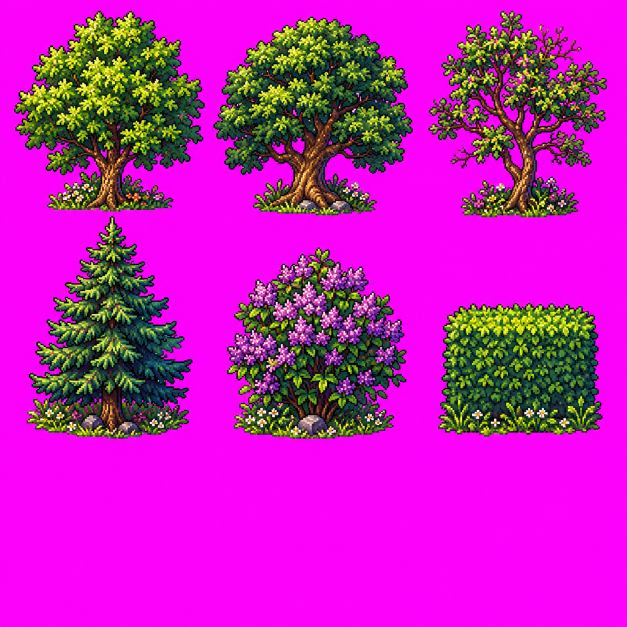
#> input picture grok_art/2026-11-08-chatgpt-test/r2_chatgpt.png, 1254 x 1254 px (shown at 1/2 size)
$ python import_chatgpt_trees.py
#> lines starting #> are read from the running program, lines starting #| are printed output that depends on the picture; after the words box and inside, x2 and y2 are one past the last pixel; in counts of white or black regions, pixels touching at a corner belong together
"""Swap the six street-dressing trees for ChatGPT's R2 sheet (rematch vs Grok, Nov 8).

    python3 tools/import_chatgpt_trees.py

Source: grok_art/2026-11-08-chatgpt-test/r2_chatgpt.png (3x3 grid, first 6 cells, magenta key).
Each tree is keyed, trimmed and scaled (nearest) to the HEIGHT of the Grok sprite it replaces
(hedge: to its WIDTH, it's a wall piece), so placements in data/town_dressing.json keep working.
Origin = bottom centre. Updates sd_* entries in assets/art/manifest.json + scripts/art_manifest.gd.
"""
import json
import re
from pathlib import Path

import numpy as np
from PIL import Image

ROOT = Path(__file__).resolve().parent.parent
SRC = ROOT / "grok_art" / "2026-11-08-chatgpt-test" / "r2_chatgpt.png"
OUT = ROOT / "assets" / "art"
NAMES = ["maple", "oak", "scraggly_ash", "pine", "lilac", "hedge"]
SKIP = {"hedge"}  # ChatGPT drew a boxy hedge (1.27:1); Grok's long 112x47 wall piece stays


def main():
    im = np.asarray(Image.open(SRC).convert("RGB")).astype(int)
    c = im.shape[1] / 3
#> c = 418
    r, g, b = im[..., 0], im[..., 1], im[..., 2]
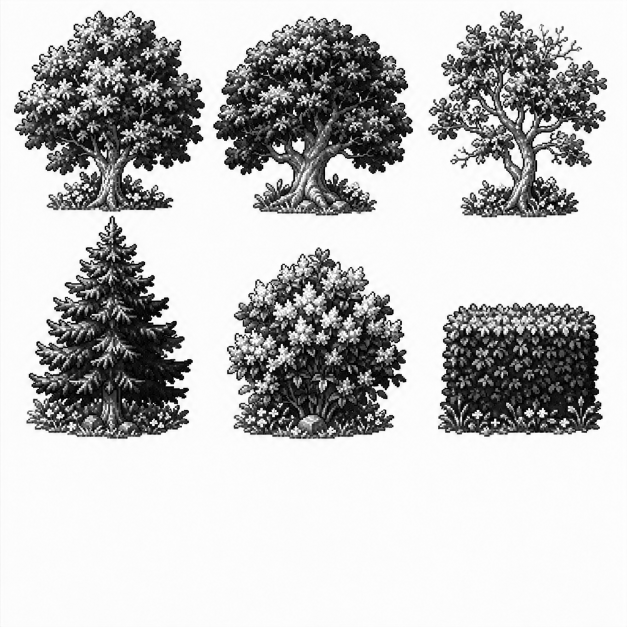
#> r: shape (1254, 1254) int64 (shown at 1/2 size); min 0, max 255, mean 192.1
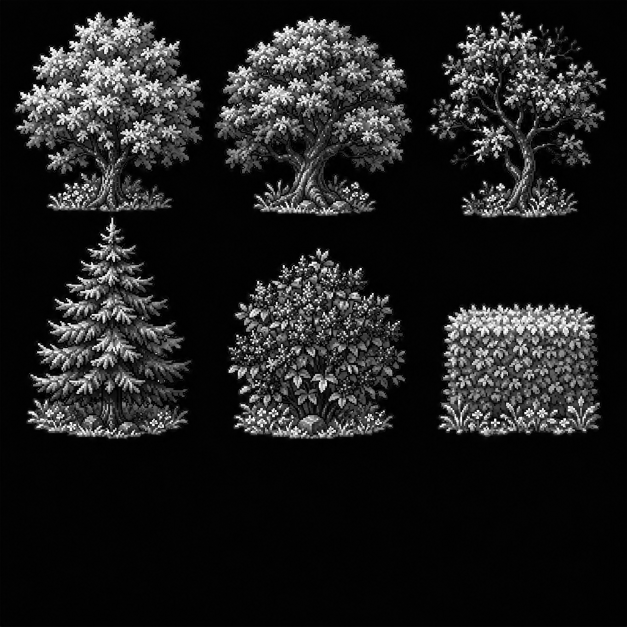
#> g: shape (1254, 1254) int64 (shown at 1/2 size); min 0, max 255, mean 31.1
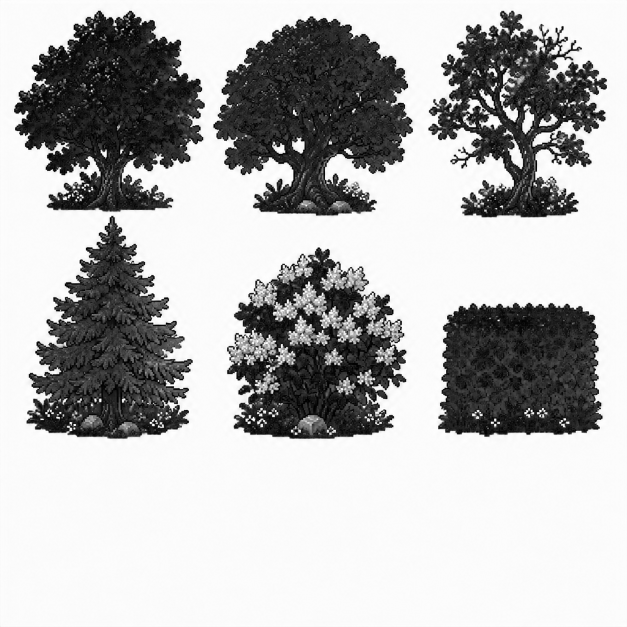
#> b: shape (1254, 1254) int64 (shown at 1/2 size); min 0, max 255, mean 181
    alpha = np.where((r - g > 90) & (b - g > 90), 0, 255).astype(np.uint8)
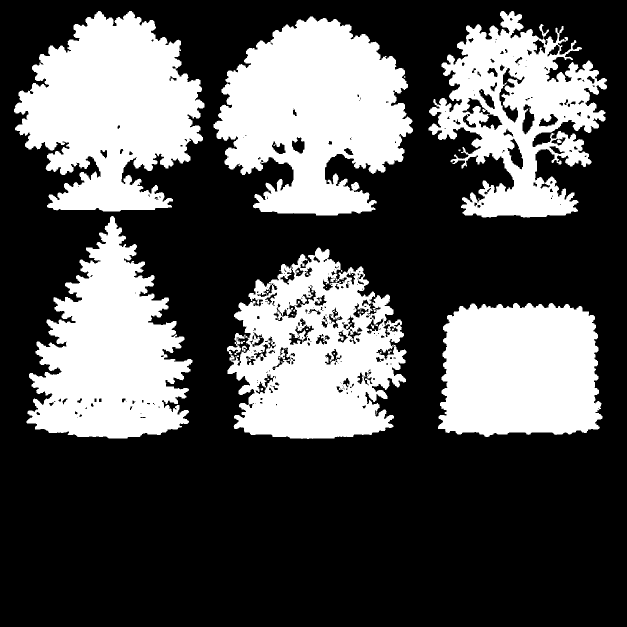
#> alpha: shape (1254, 1254) (shown at 1/2 size); 33.2% white; 65 white regions (55 under 20 px), largest, box (x1, y1, x2, y2) and area: (427, 33, 826, 431) 103842, (28, 22, 409, 423) 98098, (454, 495, 813, 878) 86273
    rgba = np.dstack([im.clip(0, 255).astype(np.uint8), alpha])
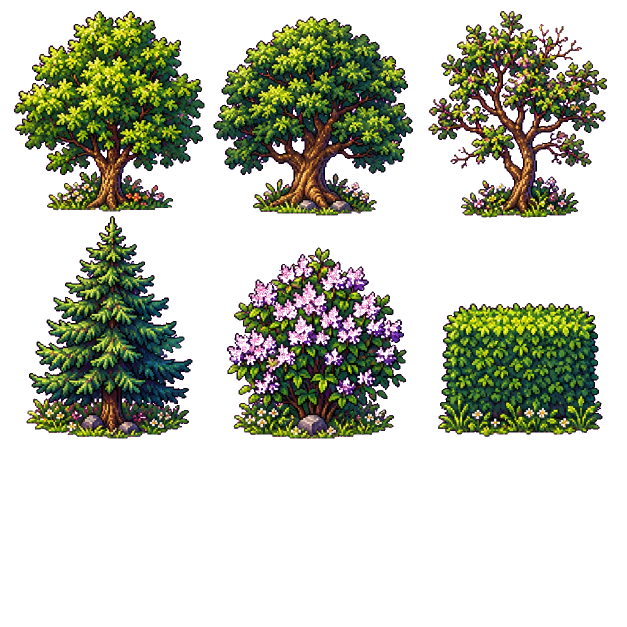
#> rgba: shape (1254, 1254, 4) (shown at 1/2 size); mean R, G, B, A 192.1, 31.1, 181, 84.7; transparent parts drawn white
    mj_path = OUT / "manifest.json"
#> (the run stopped early here; a loop or call above may not have finished)

$ run again, with grok_art/2026-11-08-chatgpt-test/r1_chatgpt.png copied over grok_art/2026-11-08-chatgpt-test/r2_chatgpt.png
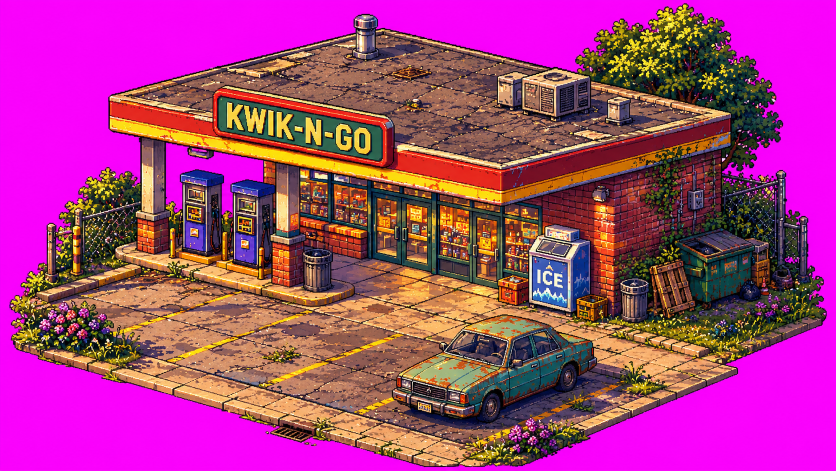
#> input picture grok_art/2026-11-08-chatgpt-test/r1_chatgpt.png, 1672 x 941 px (shown at 1/2 size)
#> in main, `alpha = np.where((r - g > 90) & (b - g > 90), 0, 255).astype(np.uint8)`:
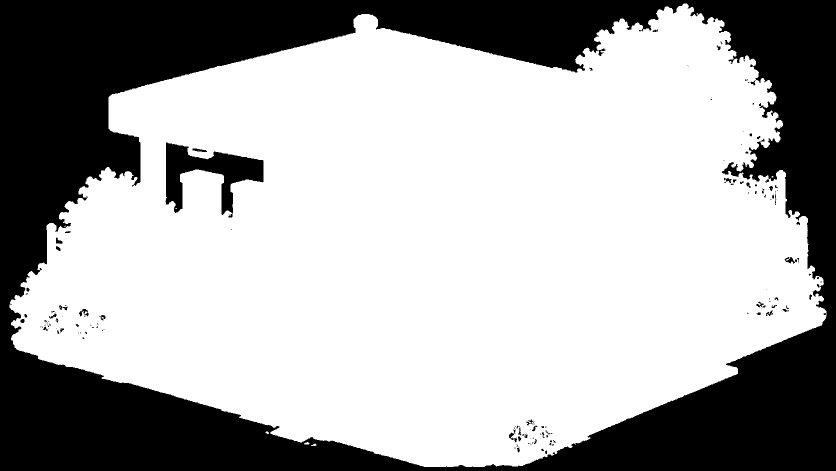
#> alpha: shape (941, 1672) (shown at 1/2 size); 66.7% white; 165 black regions (110 under 20 px), largest, box (x1, y1, x2, y2) and area: (0, 0, 1672, 941) 508418, (331, 285, 527, 435) 12070, (1569, 514, 1590, 527) 139
#> in main, `rgba = np.dstack([im.clip(0, 255).astype(np.uint8), alpha])`:
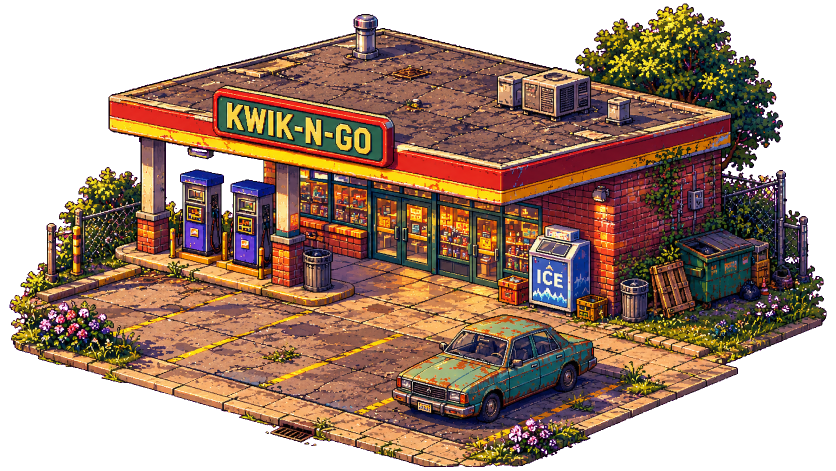
#> rgba: shape (941, 1672, 4) (shown at 1/2 size); mean R, G, B, A 167.6, 60.3, 127.3, 170.1; transparent parts drawn white
